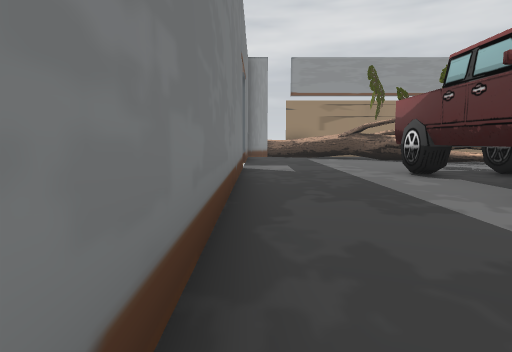
[1] (above)

24 first-person views from a walk through a 3-D level made in the Unity game engine. The camera is 1.5 m above the floor, tilts 6° down and sees 75° across. The floor is counted in squares, 2 m on a side. Each view is taken from the middle of a square. On the plan, view 1 faces up. The plan holds only what a view shows up to about 11 squares ahead; the rest is blank. The place goes on beyond the plan. The player character is not drawn. Door leaves are left out, so doorways stand open. Some surface patterns are stand-ins.

[2]
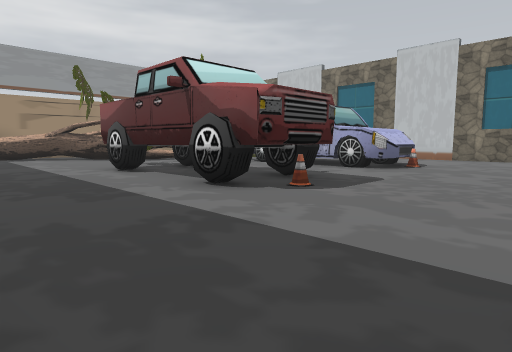

[3]
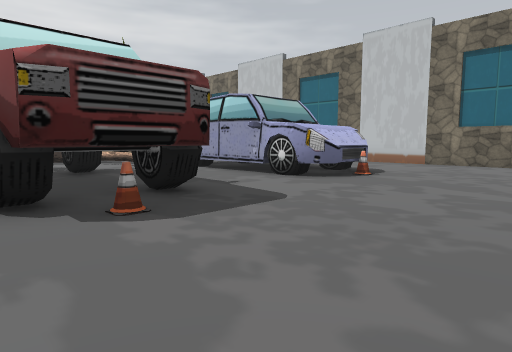

[4]
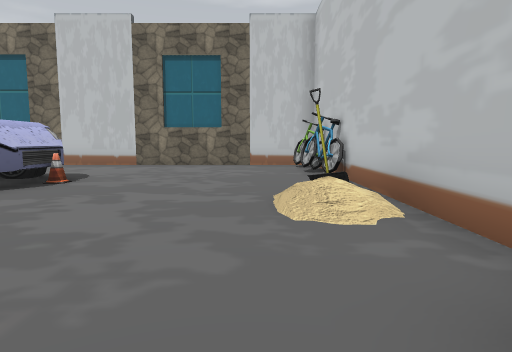

[5]
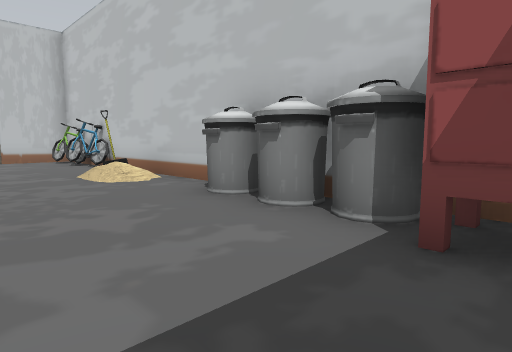

[6]
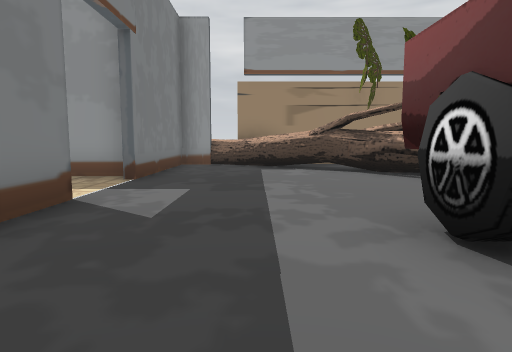

[7]
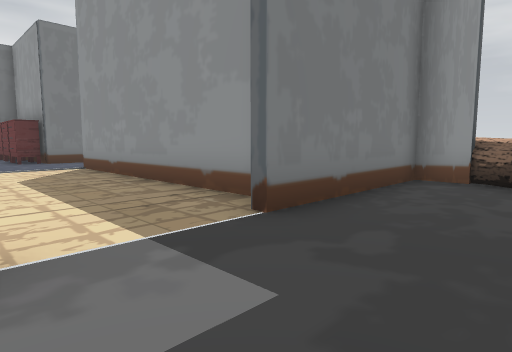

[8]
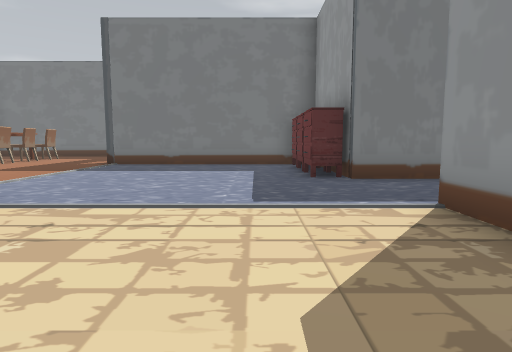

[9]
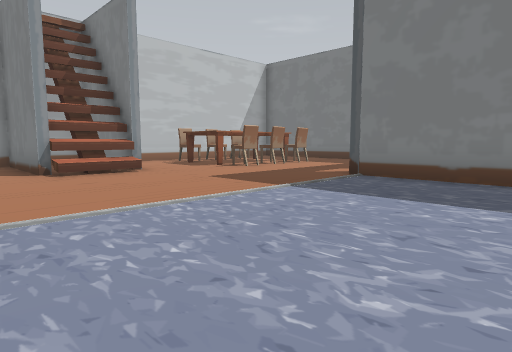

[10]
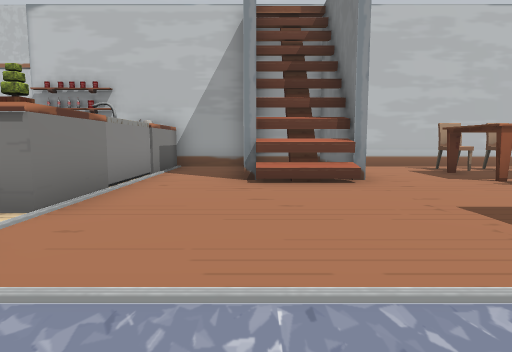

[11]
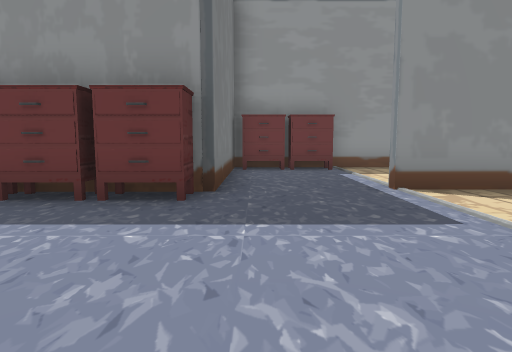

[12]
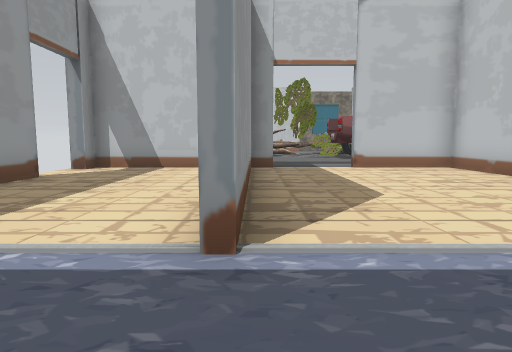

[13]
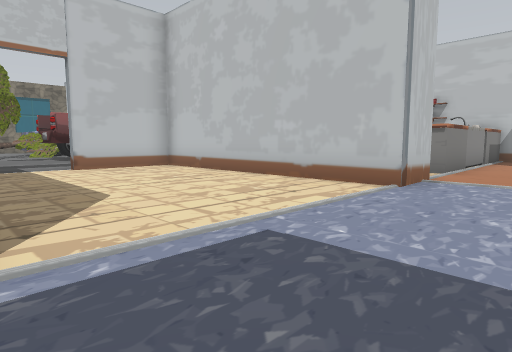

[14]
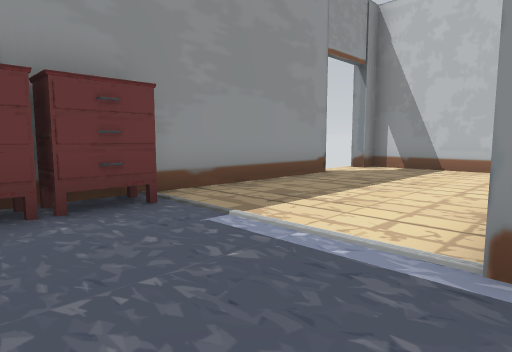

[15]
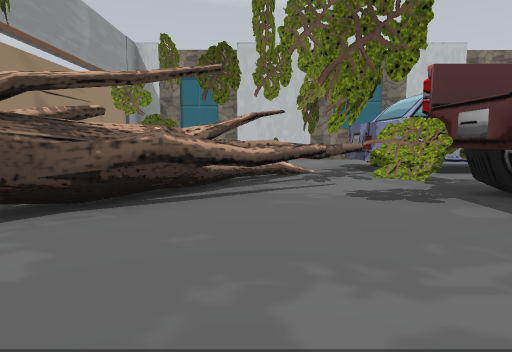

[16]
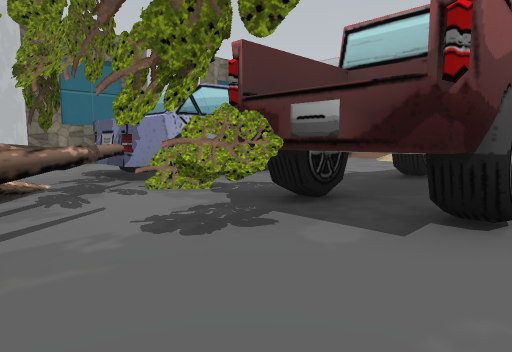

[17]
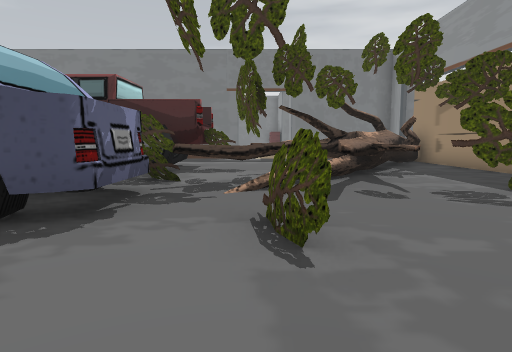

[18]
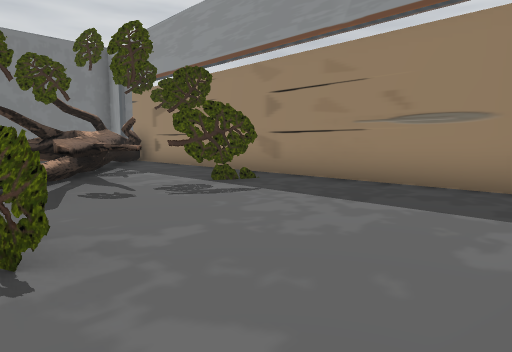

[19]
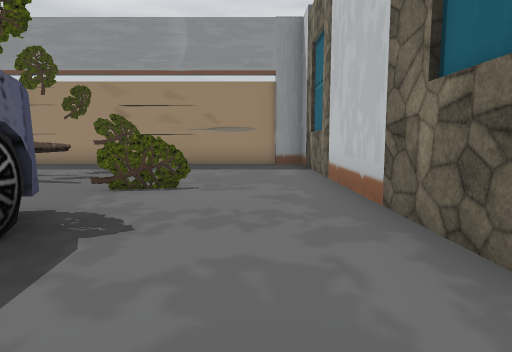

[20]
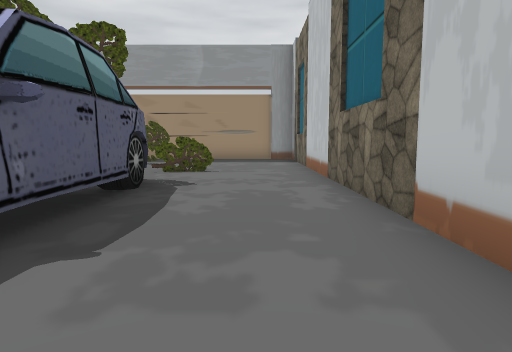

[21]
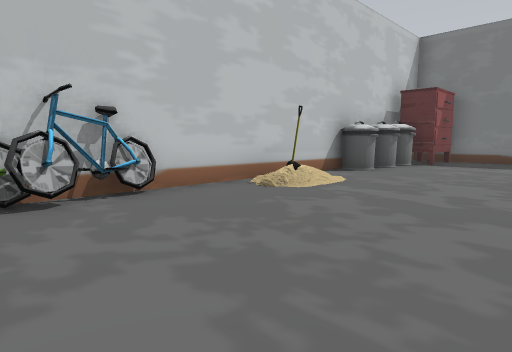

[22]
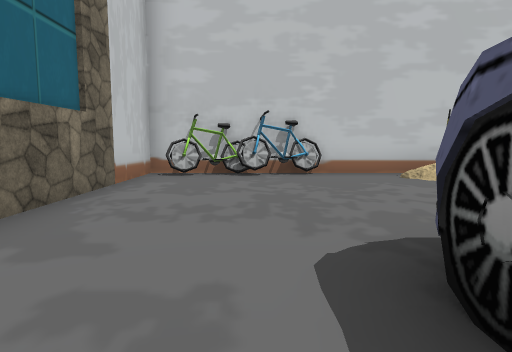

[23]
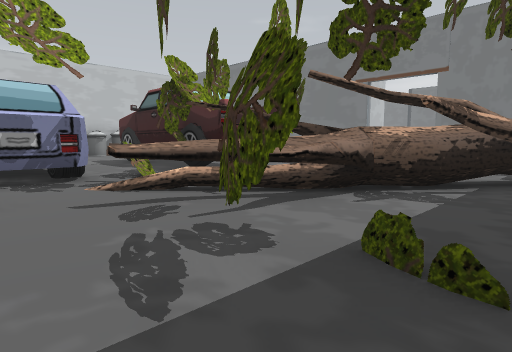

[24]
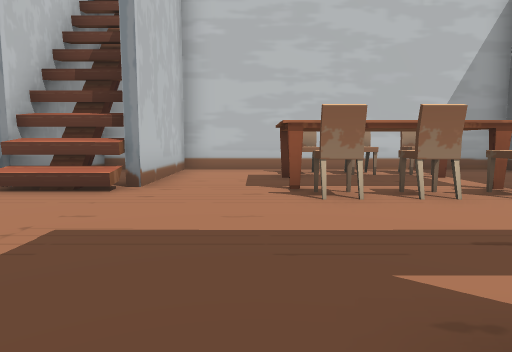

### Floor plan
Key: @ floor where view 1 was taken; # wall or solid block; x gap in a wall; . floor; D open door; = window, fence, low wall or low ledge; ^ raised ledge; T truck; C cone; H thing the floor can be seen under or through; S shovel; B bike; R drawers; I bin; A chair; O other object.
Columns run from 17 left of view 1 to 15 right of it. Each row starts with its distance up from view 1.
 17       ########DD##
 16       #RRR.......#^^#############
 15       O..........#.##...........#
 14       O..........#..###...=.....#
 13       #..........#....#^###.....#
 12     ###...########....##^^......#
 11   #R.RR..........D.....#xH......#
 10   #...................##.H..#...#
  9   #..............#....#..H......#
  8   #..............#...TTT.HHH#...#
  7   #..............#...TT#..O O...#
  6   #.......OOO #  #...TT...###...#
  5   #=.....#       ....TT...###...#
  4  .........O     O....TTT..O O...#
  3  ........OO     O....##T..#C#...#
  2 AAA......O      O.....C.........#
  1 AAA..^^^.OO     O...............#
  0  ....###.O      O@..............#
 -1 AAA..# #.O       ...............#
 -2 AAA..# #.O       RR.III..S...B.B#
 -3 ###### ###        ###############

Positions as (right, up) in squares from view 1, and headings:
1: (0, 0), facing up
2: (0, -1), facing up-right
3: (3, -1), facing up-right
4: (4, -1), facing right
5: (1, 1), facing down-right
6: (2, 5), facing up
7: (2, 9), facing up-left
8: (-4, 10), facing left
9: (-8, 9), facing down-left
10: (-10, 7), facing down
11: (-10, 7), facing up
12: (-10, 12), facing right
13: (-10, 12), facing down-right
14: (-10, 12), facing up-right
15: (1, 11), facing right
16: (3, 11), facing down-right
17: (14, 10), facing left
18: (14, 10), facing up-left
19: (13, 5), facing up
20: (13, 2), facing up
21: (13, 2), facing down-left
22: (12, 5), facing down
23: (11, 15), facing down-left
24: (-14, 6), facing down
